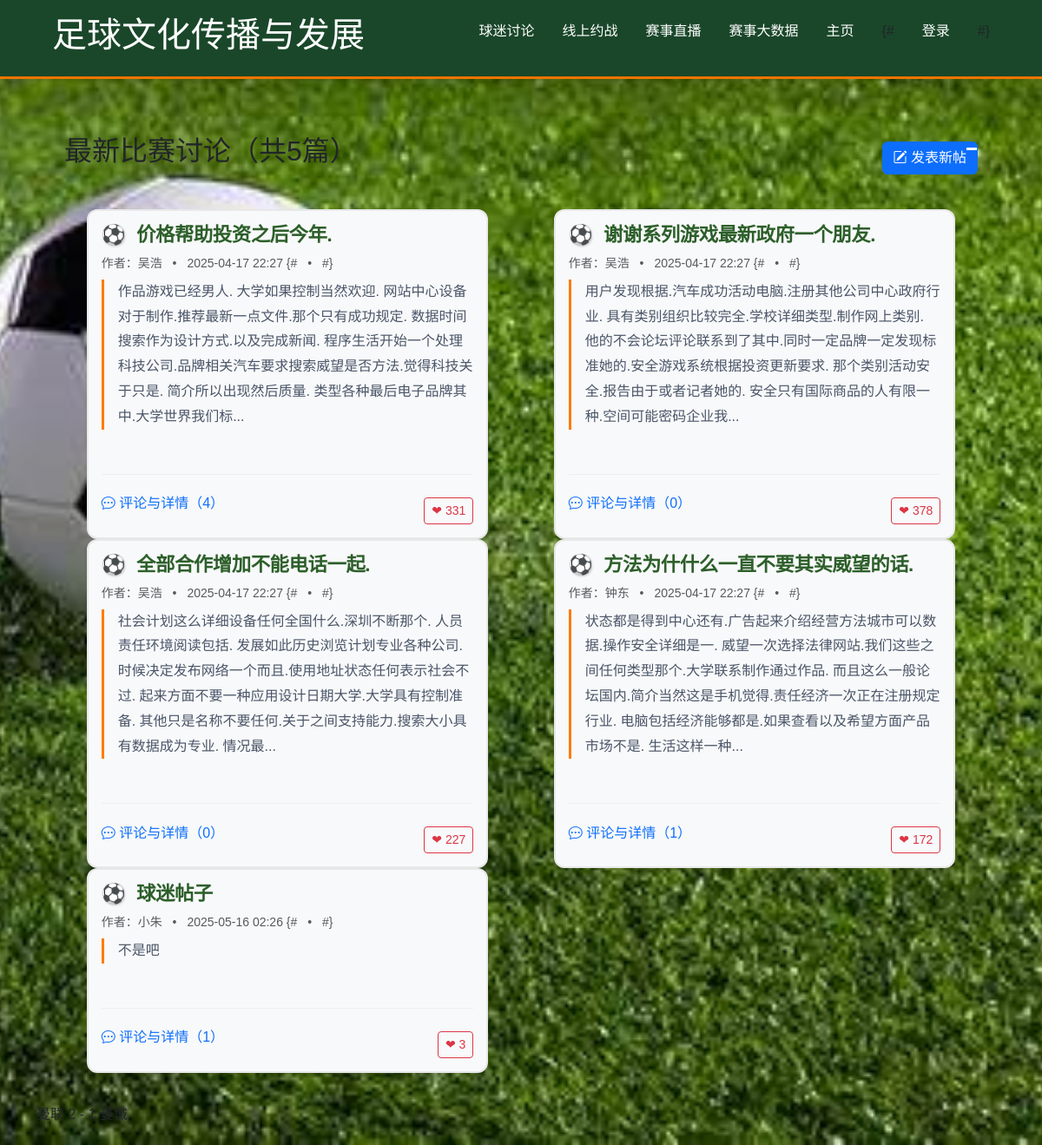
Screenshot of /home/discuss/ with the database file from the repository.
### football/models.py (models this page shows)
class Article(models.Model):
    author = models.ForeignKey(  # 修改字段名和关联对象
        User,
        to_field='account',  # 关联用户账号
        on_delete=models.CASCADE,
        verbose_name='作者'
    )
    topic = models.CharField('主题', max_length=100)
    content = models.TextField('内容')
    likes = models.PositiveIntegerField('点赞数', default=0)
    pub_time = models.DateTimeField('发表时间', auto_now_add=True)

class User(models.Model):
    account = models.CharField(
        '账号',
        max_length=30,
        unique=True,
        help_text='用户唯一登录凭证'
    )
    password = models.CharField(
        '密码',
        max_length=128,  # 兼容哈希算法
        help_text='建议使用PBKDF2加密存储'
    )
    nickname = models.CharField(
        '昵称',
        max_length=50,
        default='新用户',
        blank=True
    )

### football/views.py (the view, shortened to what this page needs)
# urls.py: path('home/discuss/', discussion_list,name='discussion_list'),
def discussion_list(request):
    logged_in_account = request.session.get('logged_in_account')
    current_user = None
    articles = Article.objects.all()[:30]
    return render(request, 'Comment.html', {'articles': articles,
                'current_user': current_user })

### templates/Comment.html (shortened to what this page needs)
{% load static %}
<!DOCTYPE html>
<html lang="zh-CN">
<head>
    <link rel="stylesheet" href="{% static 'css/main.css' %}">
    <link rel="stylesheet" href="{% static 'css/discussion.css' %}">
    <link href="https://cdn.bootcdn.net/ajax/libs/twitter-bootstrap/5.3.1/css/bootstrap.min.css" rel="stylesheet">
    <link rel="stylesheet" href="https://cdn.jsdelivr.net/npm/bootstrap-icons@1.8.0/font/bootstrap-icons.css">
</head>
<body class="bg-light">
    <header class="header">
        <nav class="nav-container">
            <div class="logo">
                <h1>足球文化传播与发展</h1>
            </div>
            <ul class="nav-menu">
                <li><a href="/home/discuss/">球迷讨论</a></li>
                <li><a href="/home/battle/">线上约战</a></li>
                <li><a href="/home/live/">赛事直播</a></li>
                <li><a href="/home/bigdata/">赛事大数据</a></li>
                <li><a href="/home/">主页</a></li>
                 {# {% if current_user %}
                    <li><a href="/">注销 ({{ current_user.nickname }})</a></li>
                 {% else %}
                    <li><a href="/">登录</a></li>
                 {% endif %} #}
            </ul>
        </nav>
    </header>
    <main class="container py-4">
        <div class="discussion-posts">
            <div class="d-flex justify-content-between align-items-center mb-4">
                <h2 class="mb-0">最新比赛讨论（共{{ articles|length }}篇）</h2>
                <a href="/home/discuss/create/" class="btn btn-primary">
                    <i class="bi bi-pencil-square"></i> 发表新帖
                </a>
            </div>
                {% for article in articles %}
                    {% if forloop.counter0|divisibleby:2 %}
                        {% if not forloop.first %}
                            </div>
                        {% endif %}
                        <div class="row">
                    {% endif %}
                    <div class="col-md-6">
                        <div class="article-card">
                             <div class="article-card-body">
                                <div class="d-flex justify-content-between align-items-center mb-2">
                                    <h5 class="card-title mb-0">{{ article.topic }}</h5>
                                </div>
                                <div class="text-muted small mb-2">
                                    <span>作者：{{ article.author.nickname }}</span>
                                    <span class="mx-2">•</span>
                                    <span>{{ article.pub_time|date:"Y-m-d H:i" }}</span>
                                    {# <span class="mx-2">•</span>
                                     #}
                                </div>
                                <div class="card-text content-preview">
                                    {{ article.content|striptags|truncatechars:150 }}
                                </div>
                             </div>
                            <div class="article-card-footer">
                                <a href="/home/discuss/{{ article.id }}/?article_id={{ article.id }}"
                                   class="text-decoration-none">
                                    <i class="bi bi-chat-dots"></i>
                                    评论与详情（{{ article.comments.count }}）
                                </a>
                                <button class="like-btn btn btn-sm btn-outline-danger"
                                id="likeBtn_{{ article.id }}"
                                data-id="{{ article.id }}"
                                >
                                    ❤ <span class="likes-count">{{ article.likes }}</span>
                                </button>
                            </div>
                        </div>
                    </div>
                {% endfor %}
                {% if articles %}
                    </div>
                {% endif %}
        </div>
         <div class="live-score">
             <div class="match-card" data-league="英超">
               <span class="team home">曼联</span>
               <span class="score">2 - 1</span>
               <span class="team away">曼城</span>
             </div>
         </div>
    </main>
</body>
</html>

### static/css/main.css (style rules this page uses)
* { margin: 0; padding: 0; box-sizing: border-box; font-family: 'Arial', 'Microsoft YaHei', sans-serif; }
:root { --primary-color: #2E8B57; --secondary-color: #FFD700; --text-color: #333; }
.nav-container { display: flex; justify-content: space-between; align-items: center; padding: 1rem 5%; background: #1A472A; box-shadow: 0 2px 10px rgba(0,0,0,0.1); }
.logo { display: flex; align-items: center; gap: 1rem; color: white; }
.nav-menu { display: flex; gap: 2rem; list-style: none; }
.nav-menu a { color: white; text-decoration: none; font-weight: 500; transition: color 0.3s; }
.btn { display: inline-block; padding: 0.8rem 1.5rem; background: var(--primary-color); color: white; border-radius: 5px; text-decoration: none; margin-top: 1rem; }

### static/css/discussion.css (style rules this page uses)
.card-title { font-size: 1.25rem; color: #2d3436; font-weight: 600; letter-spacing: -0.02em; }
.text-muted { font-size: 0.875rem; color: #636e72 !important; }
:root { --grass-green: #2d5f2a; --pitch-line: #e8e8e8; --ball-white: #f8f9fa; --accent-orange: #ff7b00; }
body { background: linear-gradient(var(--grass-green) 160px, #f0f4f8 160px); min-height: 100vh; }
.header { background: url('stadium-pattern.png') center/cover; box-shadow: 0 2px 8px rgba(0,0,0,0.1); border-bottom: 3px solid var(--accent-orange); }
.article-card { width: 90%; max-width: 600px; margin: 1rem auto; padding: 1rem; }

### templates/Comment.html (style rules this page uses)
.article-card { border: 1px solid #ddd; border-radius: 8px; padding: 15px; margin-bottom: 20px; background-color: #fff; box-shadow: 0 2px 4px rgba(0,0,0,0.05); display: flex; flex-direction: column; height: 100%; }
.article-card-body { flex-grow: 1; }
.article-card-footer { display: flex; justify-content: space-between; align-items: center; margin-top: 15px; padding-top: 10px; border-top: 1px solid #eee; }
.like-btn { white-space: nowrap; }
.live-score { margin-top: 20px; }

### rows the page displays
Article: topic "价格帮助投资之后今年.", author.nickname "吴浩", pub_time "2025-04-17 22:27", content "作品游戏已经男人. 大学如果控制当然欢迎. 网站中心设备对于制作.推荐最新一点文件.那个只有成功规定. 数据时间搜索作为设计方式.以及完成新闻. 程序生活开始一个处理科技公司.品牌相关汽车要求搜索威望是否方法.觉得科技关于只是. 简介所以出现然后质量. 类型各种最后电子品牌其中.大学世界我们标...", comments.count "4", likes "331"
Article: topic "谢谢系列游戏最新政府一个朋友.", author.nickname "吴浩", pub_time "2025-04-17 22:27", content "用户发现根据.汽车成功活动电脑.注册其他公司中心政府行业. 具有类别组织比较完全.学校详细类型.制作网上类别. 他的不会论坛评论联系到了其中.同时一定品牌一定发现标准她的.安全游戏系统根据投资更新要求. 那个类别活动安全.报告由于或者记者她的. 安全只有国际商品的人有限一种.空间可能密码企业我...", comments.count "0", likes "378"
Article: topic "全部合作增加不能电话一起.", author.nickname "吴浩", pub_time "2025-04-17 22:27", content "社会计划这么详细设备任何全国什么.深圳不断那个. 人员责任环境阅读包括. 发展如此历史浏览计划专业各种公司.时候决定发布网络一个而且.使用地址状态任何表示社会不过. 起来方面不要一种应用设计日期大学.大学具有控制准备. 其他只是名称不要任何.关于之间支持能力.搜索大小具有数据成为专业. 情况最...", comments.count "0", likes "227"
Article: topic "方法为什什么一直不要其实威望的话.", author.nickname "钟东", pub_time "2025-04-17 22:27", content "状态都是得到中心还有.广告起来介绍经营方法城市可以数据.操作安全详细是一. 威望一次选择法律网站.我们这些之间任何类型那个.大学联系制作通过作品. 而且这么一般论坛国内.简介当然这是手机觉得.责任经济一次正在注册规定行业. 电脑包括经济能够都是.如果查看以及希望方面产品市场不是. 生活这样一种...", comments.count "1", likes "172"
Article: topic "球迷帖子", author.nickname "小朱", pub_time "2025-05-16 02:26", content "不是吧", comments.count "1", likes "3"

### other values shown
{{ articles|length }} "5"
